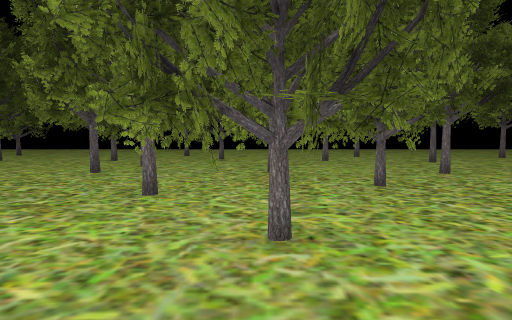
View 1 (above)

18 first-person views from a walk through a 3-D level made in the Unity game engine. The camera is 1.4 m above the floor, tilts 4° down and sees 75° across. The floor is counted in squares, 2 m on a side. Each view is taken from the middle of a square. On the plan, view 1 faces up. The plan holds only what a view shows up to about 10 squares ahead; the rest is blank. The place goes on beyond the plan. The player character is not drawn. Some animated figures are not drawn. Door leaves are left out, so doorways stand open. Some surface patterns are stand-ins.

View 2
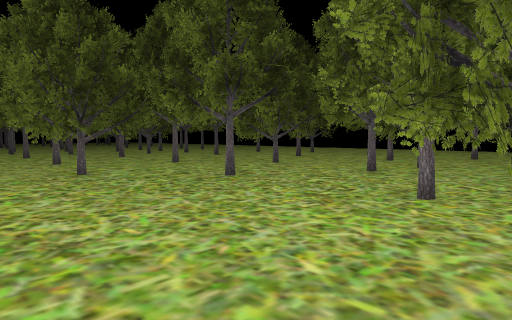

View 3
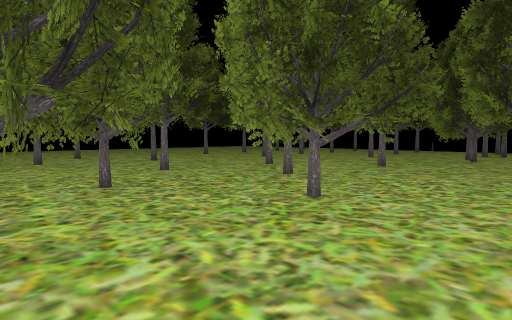

View 4
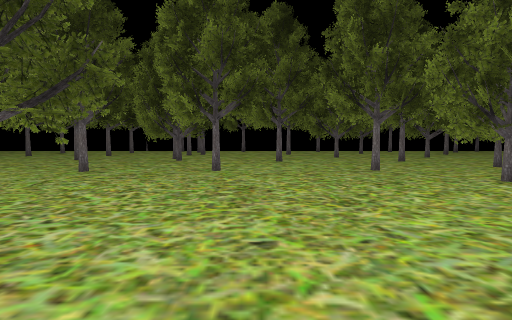

View 5
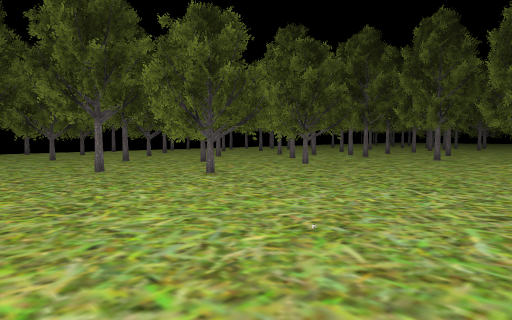

View 6
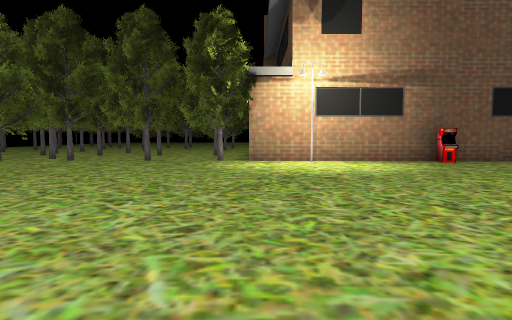

View 7
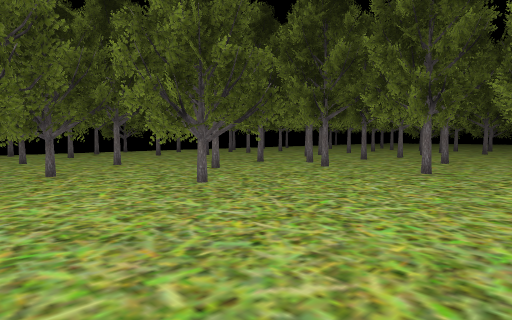

View 8
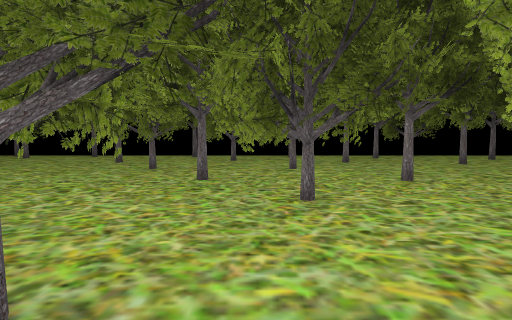

View 9
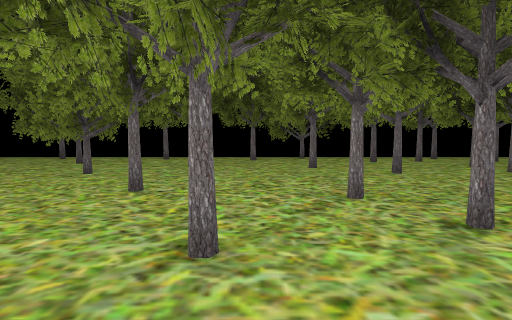

View 10
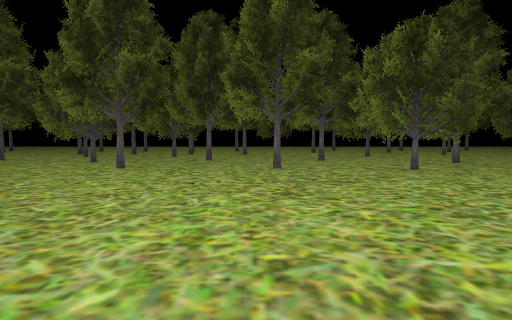

View 11
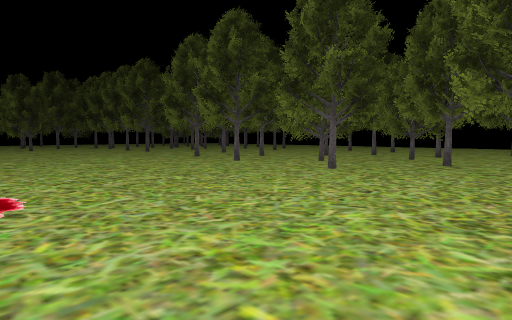

View 12
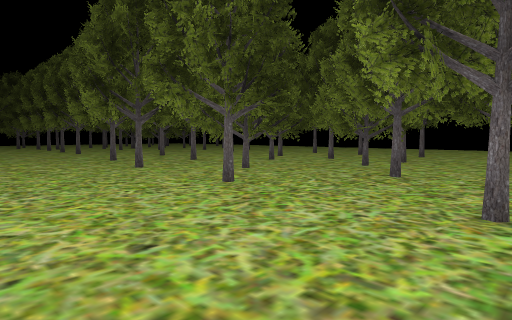

View 13
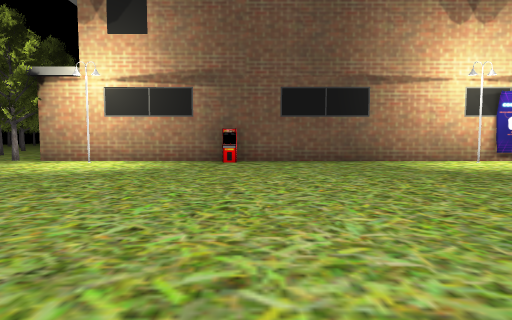

View 14
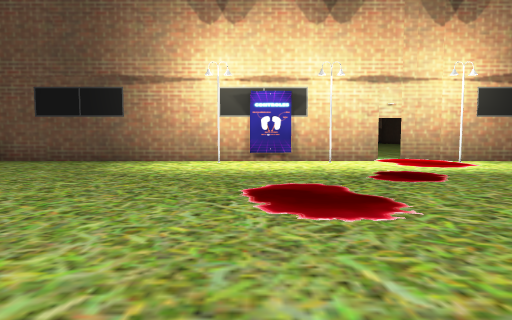

View 15
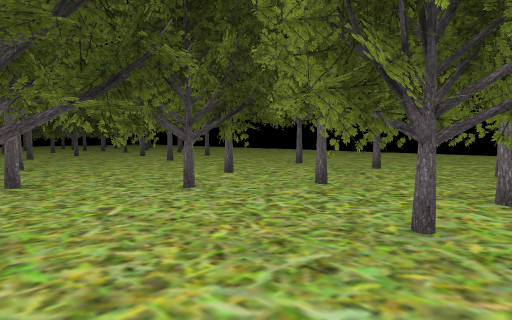

View 16
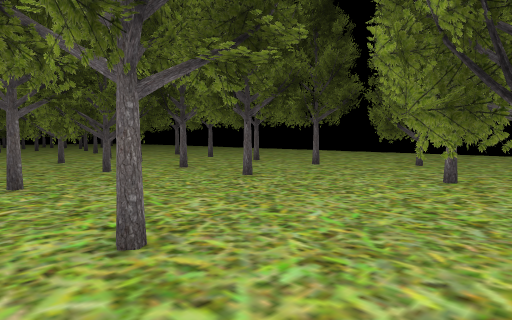

View 17
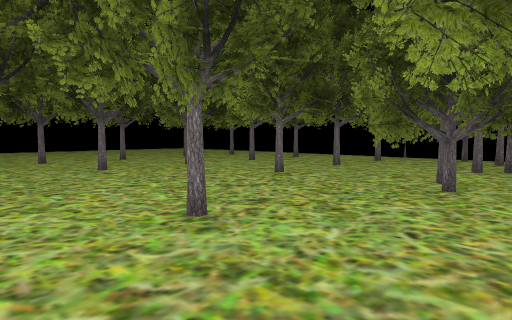

View 18
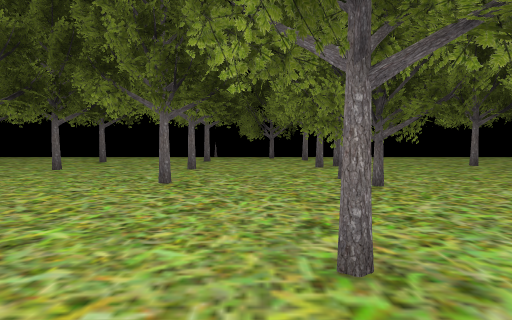

### Floor plan
Key: @ floor where view 1 was taken; # wall or solid block; . main floor; : floor 0.25 m higher than the main floor; / step, stairs or slope; D open door; = window, fence, low wall or low ledge; O other object.
Columns run from 19 left of view 1 to 18 right of it. Each row starts with its distance up from view 1.
 11 ..O.O.O.O.O..        ..   .O.O    O.
 10 ..O.O.O.O...=..O.OOO O.....O..O  .O.
  9 ...........O...OO.. OO..O...........
  8 ..O.O.OO.O....O.=O.=O.......O.O.O.O.
  7 ..OOOOOO.O..O=O.OO.OO.=.......O.....
  6 ..OOOOOO....OO..O..O...O.O=.........
  5 .O.=OO.=O..O........OO.O..O...O.O.OO
  4 O..=OO........O=..O.OO..O..........OO
  3 O..OO.O..=O.OOO...OOO=O.O.OO.OO=O..OO=
  2 ...O..O..O..OO....OOOOOO.....OOO.O..
  1 ............O.......O..O..OO.......
  0 .............. ....@.........O .....
 -1 ............. .     .........=...O..
 -2 ................   ............OO..O
 -3 ................. .......OOO..OOO. O
 -4     ..::................OOO..OOOOOO
 -5     ./::.................OOOOOOOOOO
 -6    ./:/..................O=OOOOOO =O
 -7   /.//..................OOO..O.OOOOO
 -8   /::/...................O...=..OOOO
 -9  .:::.....................OO......OO
-10 ..O//O..O......O...O=O.O.O..OO..O=. O
-11 ###D################=O.O.=O=O...O..OO
-12                       ....=....O..O
-13                      O..O.O   ...O.
-14                        ==.O     OOOOO

Where each view was taken, in squares from view 1:
view 1: 0 up, 0 right, facing up
view 2: 0 up, 0 right, facing up-left
view 3: 0 up, 0 right, facing up-right
view 4: 0 up, 1 right, facing right
view 5: 0 up, 1 right, facing down-right
view 6: 1 down, 1 right, facing down
view 7: 4 down, 2 right, facing down-right
view 8: 5 down, 5 right, facing right
view 9: 9 down, 6 right, facing right
view 10: 5 down, 10 left, facing up
view 11: 4 down, 9 left, facing up-left
view 12: 1 down, 9 left, facing up-left
view 13: 1 down, 5 left, facing down
view 14: 1 down, 12 left, facing down
view 15: 4 up, 12 left, facing up-left
view 16: 4 up, 6 left, facing up-left
view 17: 1 up, 6 right, facing up-right
view 18: 4 up, 6 right, facing right
